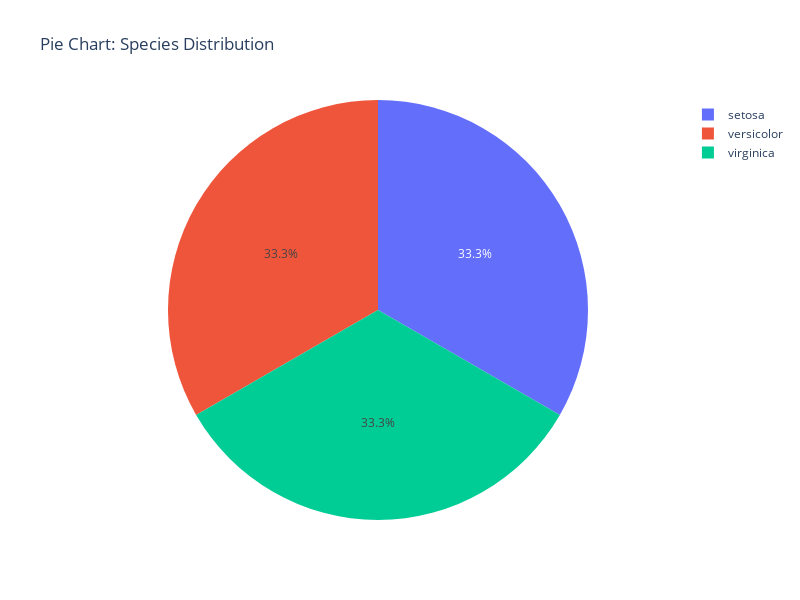

The code cell stored with this chart in its notebook:
### Code cell
# Pie Chart

pie_fig = px.pie(df, names='species', title="Pie Chart: Species Distribution")
pie_fig.update_layout(width=800, height=600)
pie_fig.show()

### Figure 1 — Plotly figure (JSON) as saved in the notebook; plotly's stock layout.template omitted (floating-point values rounded to 4 significant figures; data arrays with more than 128 entries replaced by an {"elided": "..."} marker saying what was removed)
{"data": [{"domain": {"x": [0, 1], "y": [0, 1]}, "hovertemplate": "species=%{label}<extra></extra>", "labels": {"elided": "150 str values"}, "legendgroup": "", "name": "", "showlegend": true, "type": "pie"}], "layout": {"height": 600, "legend": {"tracegroupgap": 0}, "title": {"text": "Pie Chart: Species Distribution"}, "width": 800}}
